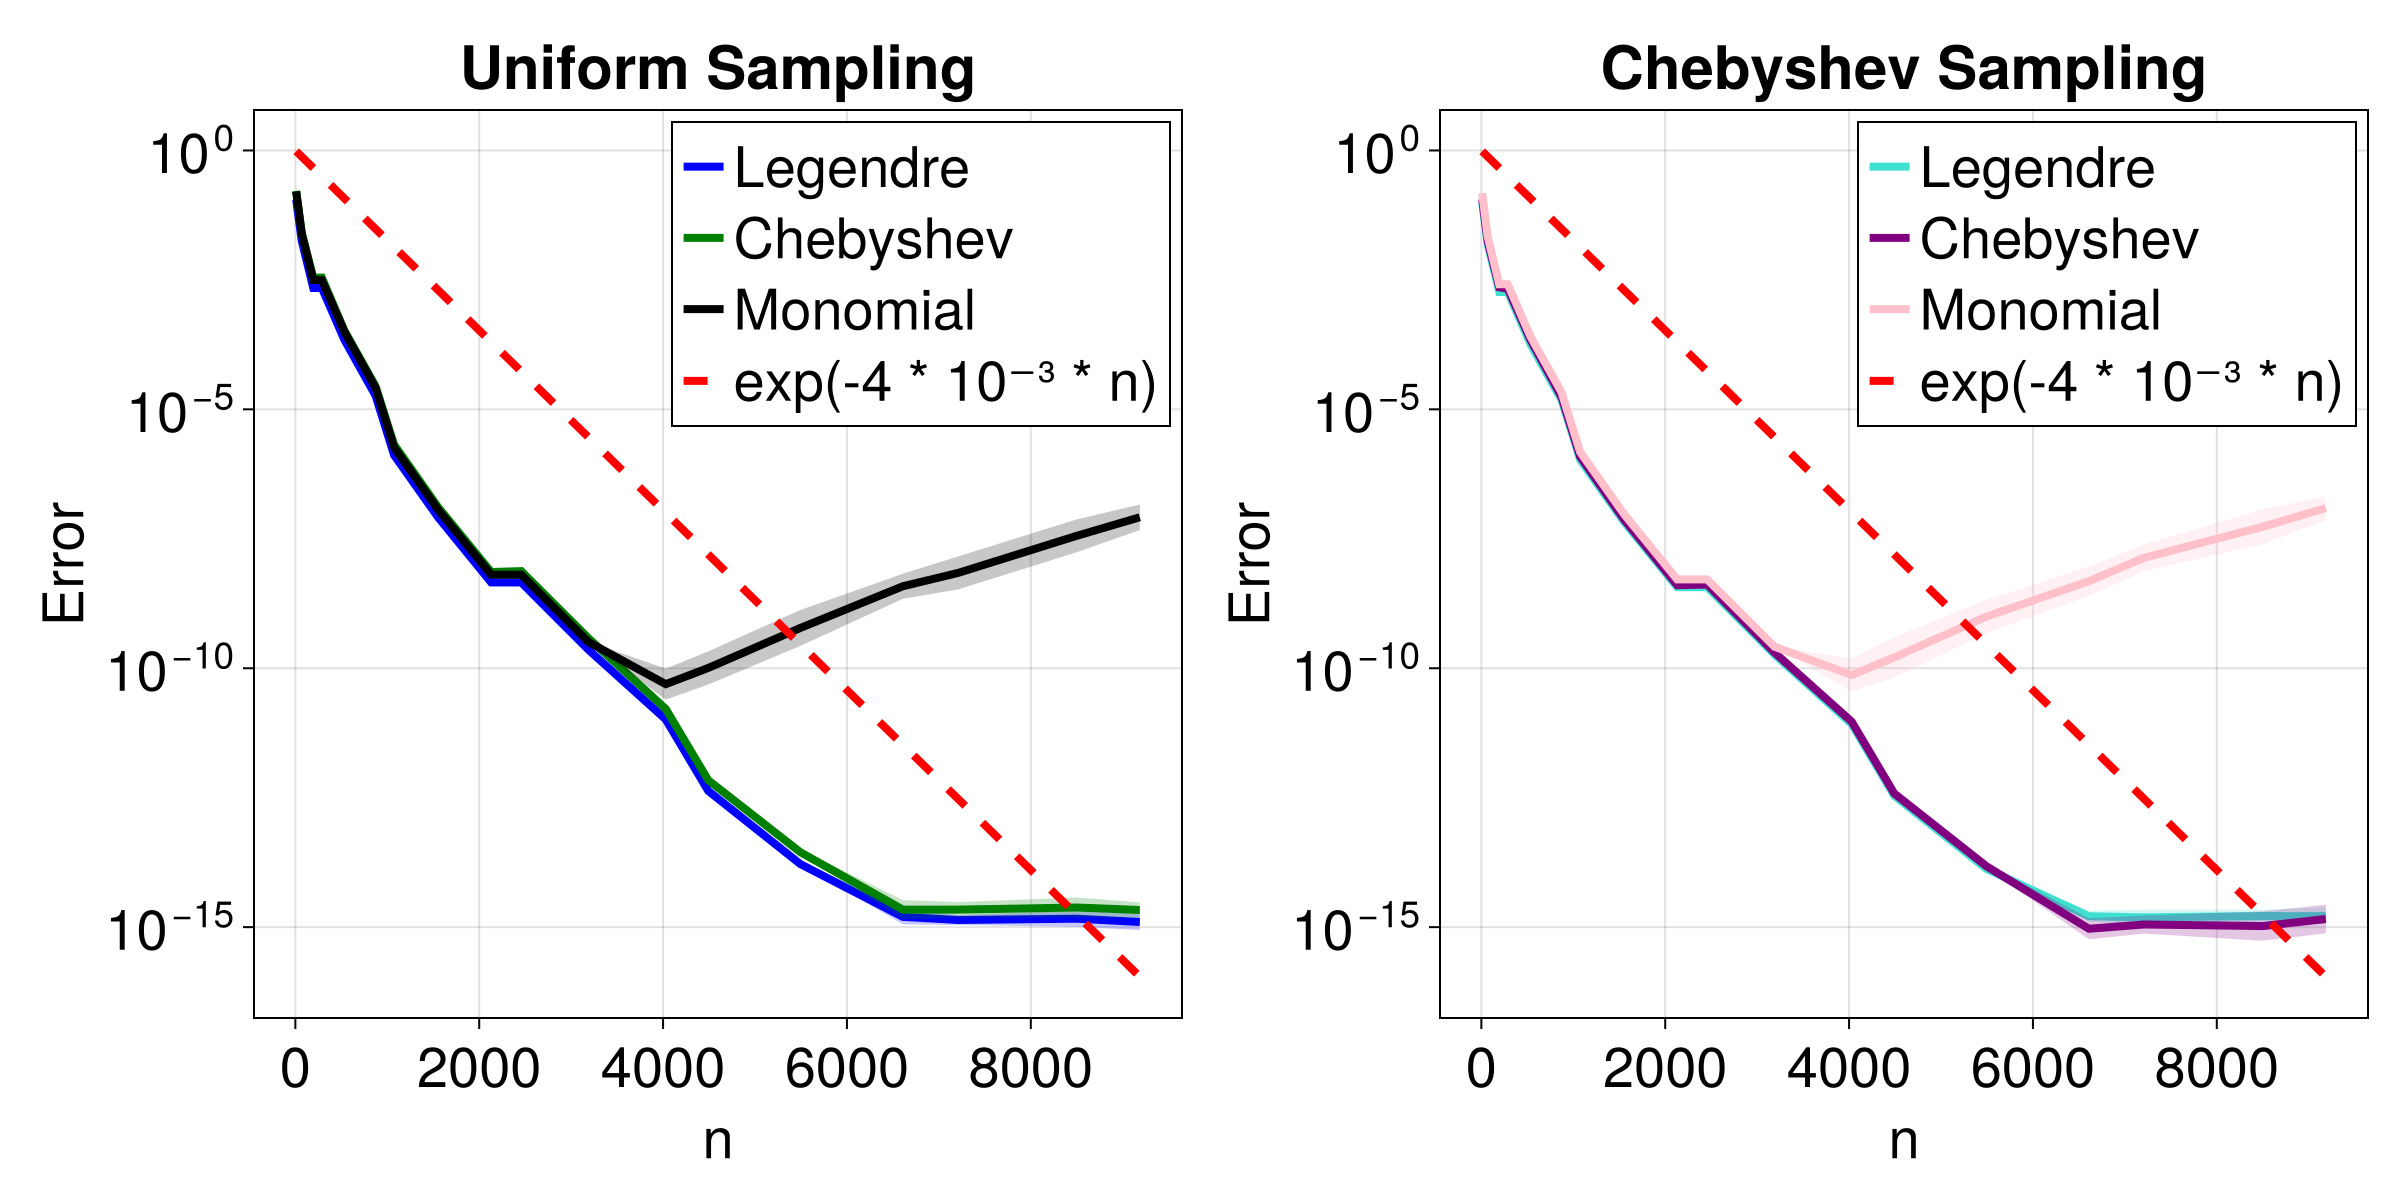

Reproduce this figure in Julia.
###########################################################################################################
# This code is computing the koopman operator for the logistic map
# Convergence is exponential in the number of data point, dictionary size grows with number of data points
# Author : Daniel Fassler
###########################################################################################################
include(joinpath(@__DIR__, "..", "koopman_helper_functions.jl"))

# Fix the seed
using Random 
Random.seed!(42)

# Parameters for the stochastic logistic map
p = [2]
m_list = Int.(ceil.(LinRange(2, 30, 18)))
N = 1

scaling(x) = Int(ceil(x^2*log(x)))
n_list = 3*scaling.(m_list)

N_trials = 20
n = 3

# Jacobi parameters
α = 1
β = 0

L2_residuals_unif_leg = zeros(length(n_list), N_trials)
L2_residuals_unif_cheb = zeros(length(n_list), N_trials)
L2_residuals_cheb_leg = zeros(length(n_list), N_trials)
L2_residuals_cheb_cheb = zeros(length(n_list), N_trials)
L2_residuals_unif_mon = zeros(length(n_list), N_trials)
L2_residuals_cheb_mon = zeros(length(n_list), N_trials)

for i = 1:N_trials
    for (j, m) in enumerate(m_list)
        @info "m = $m, trial = $i"

        l = m
        dict_Ψ_Leg = Legendre1(m)
        dict_Φ_Leg = Legendre1(l)
        dict_Ψ_Cheb = Chebyshev1(m)
        dict_Φ_Cheb = Chebyshev1(l)
        dict_Ψ_mon = mon1(m)
        dict_Φ_mon = mon1(l)


        ΨX, ΦY, K_unif_leg = koopman(uniform_sampling_sym, shifted_logistic, Int(n), N, dict_Ψ_Leg, dict_Φ_Leg, p; scale = scaling, verbose = true)
        ΨX, ΦY, K_unif_cheb = koopman(uniform_sampling_sym, shifted_logistic, Int(n), N, dict_Ψ_Cheb, dict_Φ_Cheb, p; scale = scaling)
        ΨX, ΦY, K_cheb_leg = koopman(cheb_sampling_sym, shifted_logistic, Int(n), N, dict_Ψ_Leg, dict_Φ_Leg, p; scale = scaling)
        ΨX, ΦY, K_cheb_cheb = koopman(cheb_sampling_sym, shifted_logistic, Int(n), N, dict_Ψ_Cheb, dict_Φ_Cheb, p; scale = scaling)
        ΨX, ΦY, K_unif_mon = koopman(uniform_sampling_sym, shifted_logistic, Int(n), N, dict_Ψ_mon, dict_Φ_mon, p; scale = scaling)
        ΨX, ΦY, K_cheb_mon = koopman(cheb_sampling_sym, shifted_logistic, Int(n), N, dict_Ψ_mon, dict_Φ_mon, p; scale = scaling)

        L2_residuals_unif_leg[j, i] = L₂_error_Legendre1(shifted_logistic, K_unif_leg, 10*Int(3*m^2*ceil(log(m))), uniform_sampling_sym, p, dict_Ψ_Leg)
        L2_residuals_unif_cheb[j, i] = L₂_error_Chebyshev1(shifted_logistic, K_unif_cheb, 10*Int(3*m^2*ceil(log(m))), uniform_sampling_sym, p, dict_Ψ_Cheb)
        L2_residuals_cheb_leg[j, i] = L₂_error_Legendre1(shifted_logistic, K_cheb_leg, 10*Int(3*m^2*ceil(log(m))), cheb_sampling_sym, p, dict_Ψ_Leg)
        L2_residuals_cheb_cheb[j, i] = L₂_error_Chebyshev1(shifted_logistic, K_cheb_cheb, 10*Int(3*m^2*ceil(log(m))), cheb_sampling_sym, p, dict_Ψ_Cheb)
        L2_residuals_unif_mon[j, i] = L₂_error_Monomial1(shifted_logistic, K_unif_mon, 10*Int(3*m^2*ceil(log(m))), uniform_sampling_sym, p, dict_Ψ_mon)
        L2_residuals_cheb_mon[j, i] = L₂_error_Monomial1(shifted_logistic, K_cheb_mon, 10*Int(3*m^2*ceil(log(m))), cheb_sampling_sym, p, dict_Ψ_mon)
    end
end

res_avg_L2_unif_leg, res_std_L2_unif_leg = log_avg_std(L2_residuals_unif_leg)
res_avg_L2_unif_cheb, res_std_L2_unif_cheb = log_avg_std(L2_residuals_unif_cheb)
res_avg_L2_cheb_leg, res_std_L2_cheb_leg = log_avg_std(L2_residuals_cheb_leg)
res_avg_L2_cheb_cheb, res_std_L2_cheb_cheb = log_avg_std(L2_residuals_cheb_cheb)
res_avg_L2_unif_mon, res_std_L2_unif_mon = log_avg_std(L2_residuals_unif_mon)
res_avg_L2_cheb_mon, res_std_L2_cheb_mon = log_avg_std(L2_residuals_cheb_mon)

# Saving
save(joinpath(@__DIR__, "logistic_exp_data.jld2"), 
    "n_list", n_list, 
    "m_list", m_list,
    "L2_residuals_unif_leg", L2_residuals_unif_leg,
    "L2_residuals_unif_cheb", L2_residuals_unif_cheb,
    "L2_residuals_cheb_leg", L2_residuals_cheb_leg,
    "L2_residuals_cheb_cheb", L2_residuals_cheb_cheb,
    "L2_residuals_unif_mon", L2_residuals_unif_mon,
    "L2_residuals_cheb_mon", L2_residuals_cheb_mon,
    )

# Plotting L2 errors
fig = Figure(size = (1200, 600), backgroundcolor = :white)
a = 0.004
trend_label = "exp(-$(Int(1000*a)) * 10⁻³ * n)"
size_of_labels = 28

# Uniform sampling
ax1 = Axis(fig[1, 1], title = "Uniform Sampling", xlabel = "n", ylabel = "Error", yscale = log10,
    titlesize = 30, xlabelsize = 28, ylabelsize = 28,
    xticklabelsize = size_of_labels, yticklabelsize = size_of_labels)
lines!(ax1, n_list, 10 .^res_avg_L2_unif_leg[:], color = :blue, label = "Legendre", linewidth = 4)
band!(ax1, n_list, 10 .^(res_avg_L2_unif_leg[:] .+ res_std_L2_unif_leg[:]), 10 .^(res_avg_L2_unif_leg[:] .- res_std_L2_unif_leg[:]), color = :blue, alpha = 0.22)
lines!(ax1, n_list, 10 .^res_avg_L2_unif_cheb[:], color = :green, label = "Chebyshev", linewidth = 4)
band!(ax1, n_list, 10 .^(res_avg_L2_unif_cheb[:] .+ res_std_L2_unif_cheb[:]), 10 .^(res_avg_L2_unif_cheb[:] .- res_std_L2_unif_cheb[:]), color = :green, alpha = 0.22)
lines!(ax1, n_list, 10 .^res_avg_L2_unif_mon[:], color = :black, label = "Monomial", linewidth = 4)
band!(ax1, n_list, 10 .^(res_avg_L2_unif_mon[:] .+ res_std_L2_unif_mon[:]), 10 .^(res_avg_L2_unif_mon[:] .- res_std_L2_unif_mon[:]), color = :black, alpha = 0.22)
lines!(ax1, n_list, exp.(-a .* n_list), color = :red, linestyle = :dash, linewidth = 4, label = trend_label)
axislegend(ax1, position = :rt , labelsize = size_of_labels)

# Chebyshev sampling
ax2 = Axis(fig[1, 2], title = "Chebyshev Sampling", xlabel = "n", ylabel = "Error", yscale = log10,
    titlesize = 30, xlabelsize = 28, ylabelsize = 28,
    xticklabelsize = size_of_labels, yticklabelsize = size_of_labels)
lines!(ax2, n_list, 10 .^res_avg_L2_cheb_leg[:], color = :turquoise, label = "Legendre", linewidth = 4)
band!(ax2, n_list, 10 .^(res_avg_L2_cheb_leg[:] .+ res_std_L2_cheb_leg[:]), 10 .^(res_avg_L2_cheb_leg[:] .- res_std_L2_cheb_leg[:]), color = :turquoise, alpha = 0.22)
lines!(ax2, n_list, 10 .^res_avg_L2_cheb_cheb[:], color = :purple, label = "Chebyshev", linewidth = 4)
band!(ax2, n_list, 10 .^(res_avg_L2_cheb_cheb[:] .+ res_std_L2_cheb_cheb[:]), 10 .^(res_avg_L2_cheb_cheb[:] .- res_std_L2_cheb_cheb[:]), color = :purple, alpha = 0.22)
lines!(ax2, n_list, 10 .^res_avg_L2_cheb_mon[:], color = :pink, label = "Monomial", linewidth = 4)
band!(ax2, n_list, 10 .^(res_avg_L2_cheb_mon[:] .+ res_std_L2_cheb_mon[:]), 10 .^(res_avg_L2_cheb_mon[:] .- res_std_L2_cheb_mon[:]), color = :pink, alpha = 0.22)
lines!(ax2, n_list, exp.(-a .* n_list), color = :red, linestyle = :dash, linewidth = 4, label = trend_label)
axislegend(ax2, position = :rt, labelsize = size_of_labels)

save(joinpath(@__DIR__, "logistic_exp.png"), fig)
display(fig)
